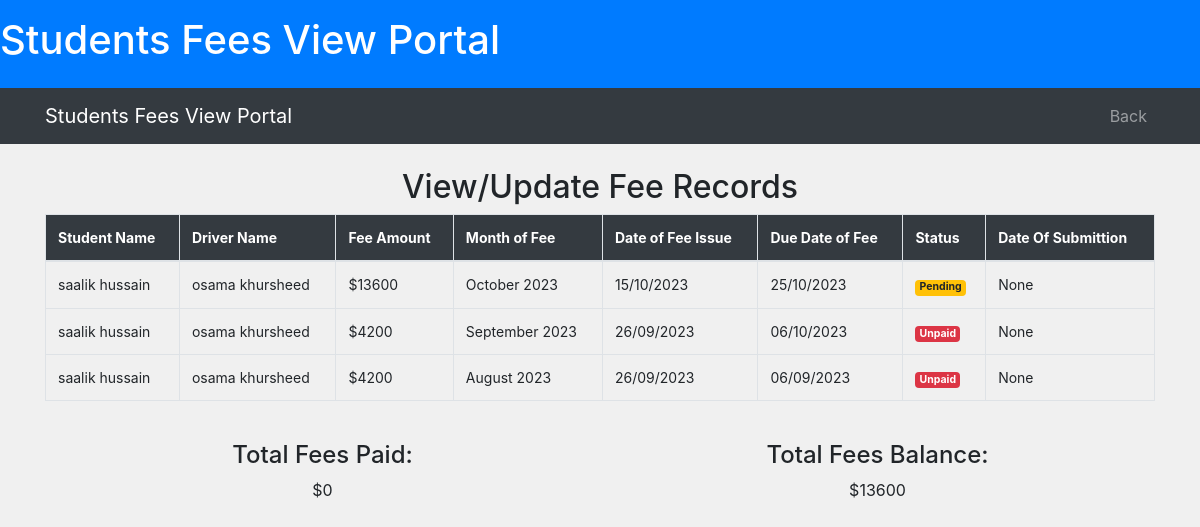
Page /view_student_fee_history/7/ on the committed database.
### fees/models.py (models this page shows, shortened)
class Fee(models.Model):
    student_id = models.ForeignKey(Student, on_delete=models.CASCADE)
    driver_id = models.ForeignKey(Driver, on_delete=models.CASCADE)
    fee_amount = models.IntegerField(default=0)
    month_of_fee = models.DateField(null=True)
    date_of_fee_issue = models.DateField(default=timezone.now)
    due_date_of_fee = models.DateField(null=True)
    status = models.CharField(default='Pending', max_length=20)
    date_of_submission = models.DateField(null=True)
    Owner_fee =models.IntegerField(default=0)

### student/models.py (models this page shows)
class Student(models.Model):
    first_name = models.CharField(max_length=255)
    last_name = models.CharField(max_length=255)
    profile_image = models.ImageField(upload_to='student_profiles/', null=True, blank=True)
    father_name = models.CharField(max_length=255)
    address = models.TextField()
    area = models.CharField(max_length=255)
    roll_no = models.CharField(max_length=20)
    grade = models.CharField(max_length=10)
    email = models.EmailField()
    username = models.CharField(max_length=100, unique=True)
    phone_no = models.CharField(max_length=20)
    password = models.CharField(max_length=100)
    driver_id = models.ForeignKey(Driver, on_delete=models.SET_NULL, null=True, blank=True, default=None)
    status= models.BooleanField(default=False)

### driver/models.py (models this page shows)
class Driver(models.Model):
    first_name = models.CharField(max_length=255)
    last_name = models.CharField(max_length=255)
    profile_image = models.ImageField(upload_to='driver_profiles/', null=True, blank=True)
    father_name = models.CharField(max_length=255)
    address = models.TextField()
    area = models.CharField(max_length=255)
    cnic = models.CharField(max_length=15)
    van = models.CharField(max_length=20)
    van_capacity=models.IntegerField(default=0)
    email = models.EmailField()
    username = models.CharField(max_length=100, unique=True)
    phone_no = models.CharField(max_length=20)
    password = models.CharField(max_length=100)
    status= models.BooleanField(default=False)
    fee_amount=models.IntegerField(default=1500)

### fees/views.py (the view)
# urls.py: path('view_student_fee_history/<int:student_id>/', fee.view_fee_history, name='view_student_fee_history'),
def view_fee_history(request,student_id):
    students=get_object_or_404(Student,id=student_id)
    fee_history = Fee.objects.filter(student_id=students.id).order_by('-month_of_fee')
    total_fees_paid = sum([fee.fee_amount for fee in fee_history if fee.status == 'Paid'])
    total_fees_balance = sum([fee.fee_amount for fee in fee_history if fee.status == 'Pending'])
    context = {
        'student':students,
        'fees': fee_history,
        'total_fees_paid': total_fees_paid,
        'total_fees_balance': total_fees_balance,
    }
    return render(request, 'student_fee_view.html', context)

### templates/student_fee_view.html (shortened to what this page needs)
{% load static %}
<!DOCTYPE html>
<html>
<head>
    <link rel="stylesheet" href="https://maxcdn.bootstrapcdn.com/bootstrap/4.5.2/css/bootstrap.min.css">
    <link rel="stylesheet" href="https://cdnjs.cloudflare.com/ajax/libs/font-awesome/5.15.3/css/all.min.css">
</head>
<body>
<header class="bg-primary text-white py-3">
    <div class container text-center">
        <h1>Students Fees View Portal</h1>
    </div>
</header>
<nav class="navbar navbar-expand-lg navbar-dark bg-dark">
    <div class="container">
        <a class="navbar-brand" href="#">Students Fees View Portal</a>
        <div class="collapse navbar-collapse" id="navbarNav">
            <ul class="navbar-nav ml-auto">
                <li class="nav-item">
                    <a class="nav-link" href="{% url 'student_portal' student.id %}">Back</a>
                </li>
            </ul>
        </div>
    </div>
</nav>
<div class="container mt-4">
    <h2 class="text-center">View/Update Fee Records</h2>
    <div class="table-responsive">
        <table class="table table-bordered">
            <thead>
                <tr>
                    <th>Student Name</th>
                    <th>Driver Name</th>
                    <th>Fee Amount</th>
                    <th>Month of Fee</th>
                    <th>Date of Fee Issue</th>
                    <th>Due Date of Fee</th>
                    <th>Status</th>
                    <th>Date Of Submittion</th>
                </tr>
            </thead>
            <tbody>
                {% for fee in fees %}
                <tr>
                    <td>{{ fee.student_id.first_name }} {{ fee.student_id.last_name }}</td>
                    <td>{{ fee.driver_id.first_name }} {{ fee.driver_id.last_name }}</td>
                    <td>${{ fee.fee_amount }}</td>
                    <td>{{ fee.month_of_fee|date:"F Y" }}</td>
                    <td>{{ fee.date_of_fee_issue|date:"d/m/Y" }}</td>
                    <td>{{ fee.due_date_of_fee|date:"d/m/Y" }}</td>
                    <td>
                        {% if fee.status == 'Paid' %}
                            <span class="badge badge-success">{{ fee.status }}</span>
                        {% elif fee.status == 'Pending' %}
                            <span class="badge badge-warning">{{ fee.status }}</span>
                        {% else %}
                            <span class="badge badge-danger">{{ fee.status }}</span>
                        {% endif %}
                    </td>
                    <td>{{ fee.date_of_submission }}</td>
                </tr>
                {% endfor %}
            </tbody>
        </table>
    </div>
    <div class="container mt-4">
        <div class="row">
            <div class="col-md-6">
                <h4 class="text-center">Total Fees Paid:</h4>
                <p class="text-center">${{ total_fees_paid }}</p>
            </div>
            <div class="col-md-6">
                <h4 class="text-center">Total Fees Balance:</h4>
                <p class="text-center">${{ total_fees_balance }}</p>
            </div>
        </div>
    </div>
</div>
</body>
</html>

### templates/student_fee_view.html (style rules this page uses)
body { background-color: #f0f0f0; }
.table { font-size: 14px; }
.table th, .table td { vertical-align: middle; }
.table th { background-color: #343a40; color: #fff; }

### rows in the picture
Fee: student_id.first_name "saalik", student_id.last_name "hussain", driver_id.first_name "osama", driver_id.last_name "khursheed", fee_amount "13600", month_of_fee "October 2023", date_of_fee_issue "15/10/2023", due_date_of_fee "25/10/2023", status "Pending", date_of_submission "None"
Fee: student_id.first_name "saalik", student_id.last_name "hussain", driver_id.first_name "osama", driver_id.last_name "khursheed", fee_amount "4200", month_of_fee "September 2023", date_of_fee_issue "26/09/2023", due_date_of_fee "06/10/2023", status "Unpaid", date_of_submission "None"
Fee: student_id.first_name "saalik", student_id.last_name "hussain", driver_id.first_name "osama", driver_id.last_name "khursheed", fee_amount "4200", month_of_fee "August 2023", date_of_fee_issue "26/09/2023", due_date_of_fee "06/09/2023", status "Unpaid", date_of_submission "None"

### other values in the picture
{{ total_fees_paid }} "0"
{{ total_fees_balance }} "13600"
